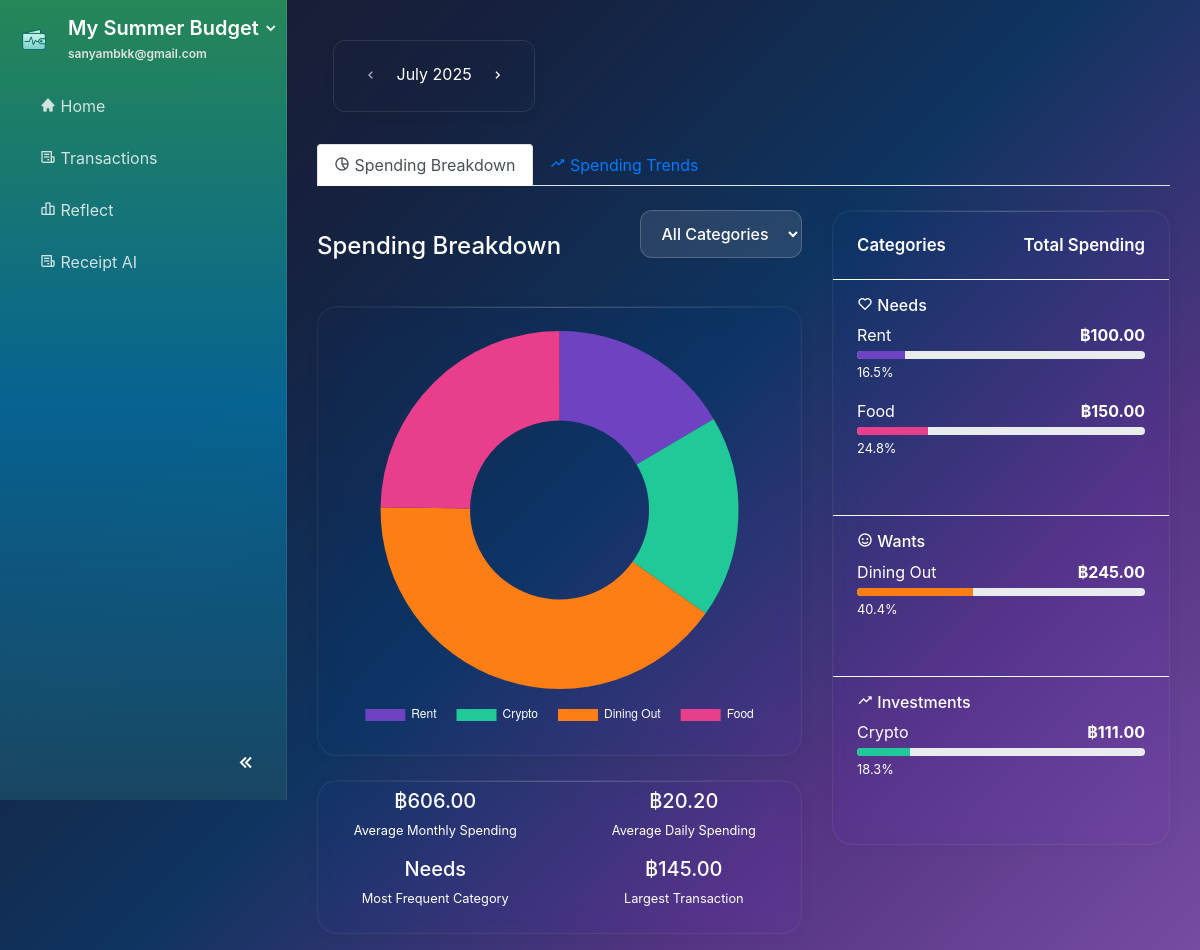
The page /reflect/2025/7 (signed in) on the database as committed earlier.
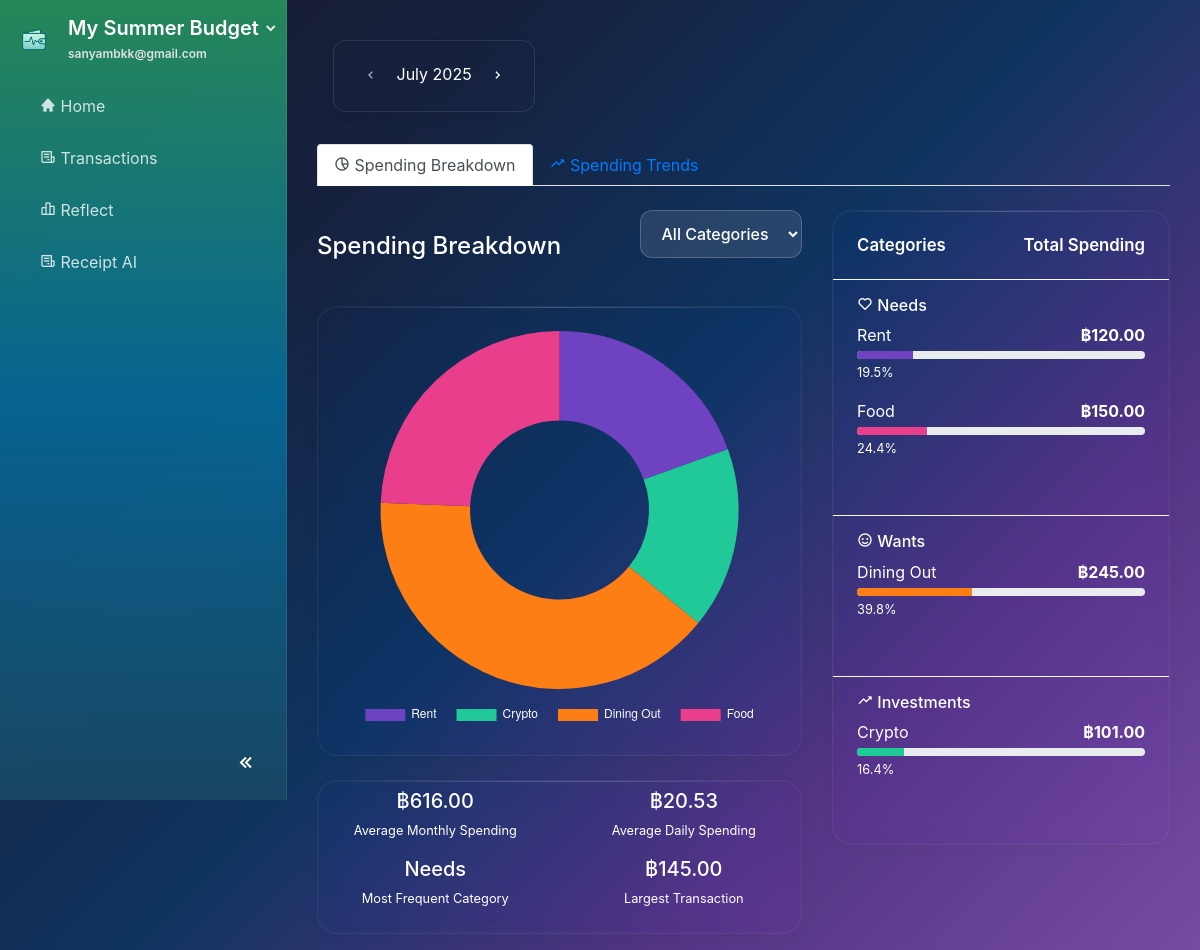
The same page on the database as committed later.
### website/models.py (models this page shows, shortened)
class BudgetCategory(db.Model):
    id = db.Column(db.Integer, primary_key=True)
    name = db.Column(db.String(100), nullable=False)
    icon = db.Column(db.String(50), default='bx-category')
    main_category = db.Column(db.String(50), nullable=False)  # 'needs', 'wants', 'bills', 'investments'
    assigned_amount = db.Column(db.Float, default=0.0)
    spent_amount = db.Column(db.Float, default=0.0)
    plan_id = db.Column(db.Integer, db.ForeignKey('plan.id'), nullable=False)
    created_date = db.Column(db.DateTime(timezone=True), default=func.now())
    plan = db.relationship('Plan', backref=db.backref('categories', lazy=True, cascade="all, delete-orphan"))
    transactions = db.relationship('Transaction', backref='category', lazy=True, cascade="all, delete-orphan")

### website/views.py (the view)
@views.route('/reflect/<int:year>/<int:month>')
@views.route('/reflect')
@login_required
def reflect(year=None, month=None):
    plan = current_user.active_plan
    if not plan:
        flash("No active plan found.", 'error')
        return redirect(url_for('views.home'))
    if year is None or month is None:
        today = datetime.now()
        year, month = today.year, today.month
    try:
        display_date = datetime(year, month, 1)
    except ValueError:
        today = datetime.now()
        year, month = today.year, today.month
        display_date = datetime(year, month, 1)
    display_month_str = display_date.strftime('%B')
    start_of_month = datetime(year, month, 1)
    end_of_month = start_of_month + timedelta(days=32)
    end_of_month = datetime(end_of_month.year, end_of_month.month, 1)
    transactions = db.session.query(Transaction).filter(
        Transaction.plan_id == plan.id,
        Transaction.transaction_date >= start_of_month,
        Transaction.transaction_date < end_of_month
    ).order_by(Transaction.transaction_date.desc()).all()
    months_with_data = set()
    for tx in transactions:
        month_key = tx.transaction_date.strftime('%Y-%m')
        months_with_data.add(month_key)
    sorted_months = sorted(list(months_with_data), reverse=True)
    month_options = []
    for month_key in sorted_months:
        year, month = month_key.split('-')
        month_name = datetime(int(year), int(month), 1).strftime('%b %Y')
        month_options.append({'value': month_key, 'display': month_name})
    current_month = sorted_months[0] if sorted_months else None
    spending_data = []
    grouped_spending = {'needs': [], 'wants': [], 'investments': []}
    total_spending = 0
    summary_stats = {
        'avg_monthly': 0,
        'avg_daily': 0,
        'most_frequent_category': 'None',
        'largest_transaction': 0
    }
    if current_month:
        year, month = current_month.split('-')
        start_of_month = datetime(int(year), int(month), 1)
        if int(month) == 12:
            end_of_month = datetime(int(year) + 1, 1, 1)
        else:
            end_of_month = datetime(int(year), int(month) + 1, 1)
        month_transactions = db.session.query(Transaction).filter(
            Transaction.plan_id == plan.id,
            Transaction.transaction_date >= start_of_month,
            Transaction.transaction_date < end_of_month
        ).all()
        category_totals = {}
        main_category_totals = {'needs': 0, 'wants': 0, 'investments': 0}
        for tx in month_transactions:
            category_name = tx.category.name
            main_cat = tx.category.main_category
            amount = abs(tx.amount)
            if category_name not in category_totals:
                category_totals[category_name] = {
                    'amount': 0,
                    'main_category': main_cat
                }
            category_totals[category_name]['amount'] += amount
            main_category_totals[main_cat] += amount
            total_spending += amount
        spending_data = [{
            'category': cat,
            'amount': data['amount']
        } for cat, data in category_totals.items()]
        colors = [
            '#6f42c1', '#20c997', '#fd7e14', '#e83e8c', '#6610f2',
            '#6f9bd1', '#28a745', '#ffc107', '#dc3545', '#17a2b8',
            '#f8f9fa', '#6c757d', '#343a40', '#007bff', '#6f42c1'
        ]
        color_index = 0
        for cat, data in category_totals.items():
            main_cat = data['main_category']
            percentage = (data['amount'] / total_spending * 100) if total_spending > 0 else 0
            grouped_spending[main_cat].append({
                'name': cat,
                'amount': data['amount'],
                'percentage': round(percentage, 1),
                'color': colors[color_index % len(colors)]
            })
            color_index += 1
        months_used = len(sorted_months)
        summary_stats['avg_monthly'] = total_spending / months_used if months_used > 0 else 0
        summary_stats['avg_daily'] = summary_stats['avg_monthly'] / 30
        if main_category_totals:
            most_frequent = max(main_category_totals, key=main_category_totals.get)
            summary_stats['most_frequent_category'] = most_frequent.title()
        all_transactions = db.session.query(Transaction).filter(
            Transaction.plan_id == plan.id
        ).all()
        if all_transactions:
            summary_stats['largest_transaction'] = max(abs(tx.amount) for tx in all_transactions)
        summary_stats['trend_direction'] = '↗ Increasing' if total_spending > 1500 else '↘ Decreasing'
        summary_stats['peak_day_amount'] = max(summary_stats['avg_daily'] * 2.5, 50)
    monthly_breakdown = []
    daily_spending_data = []
    daily_spending_by_category = {'needs': [], 'wants': [], 'investments': []}
    if sorted_months:
        month_totals = {}
        for month_key in sorted_months:
            year, month = month_key.split('-')
            start_of_month = datetime(int(year), int(month), 1)
            if int(month) == 12:
                end_of_month = datetime(int(year) + 1, 1, 1)
            else:
                end_of_month = datetime(int(year), int(month) + 1, 1)
            month_transactions = db.session.query(Transaction).filter(
                Transaction.plan_id == plan.id,
                Transaction.transaction_date >= start_of_month,
                Transaction.transaction_date < end_of_month
            ).all()
            month_total = sum(abs(tx.amount) for tx in month_transactions)
            month_name = datetime(int(year), int(month), 1).strftime('%b %Y')
            month_totals[month_key] = {'amount': month_total, 'name': month_name}
        total_all_months = sum(data['amount'] for data in month_totals.values())
        for month_key, data in month_totals.items():
            percentage = (data['amount'] / total_all_months * 100) if total_all_months > 0 else 0
            monthly_breakdown.append({
                'month_name': data['name'],
                'amount': data['amount'],
                'percentage': round(percentage, 1)
            })
    if current_month:
        year, month = current_month.split('-')
        start_of_month = datetime(int(year), int(month), 1)
        if int(month) == 12:
            end_of_month = datetime(int(year) + 1, 1, 1)
        else:
            end_of_month = datetime(int(year), int(month) + 1, 1)
        current_month_transactions = db.session.query(Transaction).filter(
            Transaction.plan_id == plan.id,
            Transaction.transaction_date >= start_of_month,
            Transaction.transaction_date < end_of_month
        ).all()
        daily_totals = {}
        for tx in current_month_transactions:
            day_key = tx.transaction_date.day
            if day_key not in daily_totals:
                daily_totals[day_key] = 0
            daily_totals[day_key] += abs(tx.amount)
        import calendar
        days_in_month = calendar.monthrange(int(year), int(month))[1]
        for day in range(1, days_in_month + 1):
            daily_spending_data.append({
                'day': day,
                'amount': daily_totals.get(day, 0)
            })
        daily_spending_by_category = {'needs': [], 'wants': [], 'investments': []}
        for category in ['needs', 'wants', 'investments']:
            category_daily_totals = {}
            category_transactions = [tx for tx in current_month_transactions
                                   if tx.category.main_category == category]
            for tx in category_transactions:
                day_key = tx.transaction_date.day
                if day_key not in category_daily_totals:
                    category_daily_totals[day_key] = 0
                category_daily_totals[day_key] += abs(tx.amount)
            for day in range(1, days_in_month + 1):
                daily_spending_by_category[category].append({
                    'day': day,
                    'amount': category_daily_totals.get(day, 0)
                })
    from dateutil.relativedelta import relativedelta
    prev_month_date = display_date - relativedelta(months=1)
    next_month_date = display_date + relativedelta(months=1)
    user_join_date = current_user.date_created or datetime.now()
    is_first_month = (display_date.year == user_join_date.year and display_date.month == user_join_date.month)
    can_go_prev = not is_first_month
    can_go_next = True  # Allow future months for analysis
    return render_template('reflect.html',
                         month_options=month_options,
                         current_month=current_month,
                         spending_data=spending_data,
                         grouped_spending=grouped_spending,
                         total_spending=total_spending,
                         summary_stats=summary_stats,
                         monthly_breakdown=monthly_breakdown,
                         daily_spending_data=daily_spending_data,
                         daily_spending_by_category=daily_spending_by_category,
                         current_month_display=display_month_str,
                         current_month_num=month,
                         current_year=year,
                         prev_month=prev_month_date.month,
                         prev_year=prev_month_date.year,
                         next_month=next_month_date.month,
                         next_year=next_month_date.year,
                         can_go_prev=can_go_prev,
                         can_go_next=can_go_next)

### website/templates/reflect.html (shortened to what the changed rows need)
{% extends "base.html" %}
{% block content %}
<div class="container-fluid pb-3 mt-4" style="min-height: 100vh;">
    <div class="tab-content" id="reflectTabContent">
        <div class="tab-pane fade show active" id="spending-breakdown" role="tabpanel" aria-labelledby="spending-breakdown-tab">
            <div class="row">
                <div class="col-lg-7">
                    <div class="card glass p-4">
                        <div class="d-flex justify-content-center">
                            {% if spending_data %}
                            <canvas id="spendingPieChart" width="400" height="400"></canvas>
                            {% else %}
                            <div class="text-center py-5">
                                <h5 class="text-muted">No spending data available</h5>
                                <p class="text-muted">Add some transactions to see your spending breakdown</p>
                            </div>
                            {% endif %}
                        </div>
                    </div>
                    <div class="card glass p-2 mt-4">
                        <div class="row g-2">
                            <div class="col-md-6 mb-3">
                                <div class="text-center">
                                    <h5 class="text-primary mb-1">฿{{ "%.2f"|format(summary_stats.avg_monthly) }}</h5>
                                    <small class="text-muted">Average Monthly Spending</small>
                                </div>
                            </div>
                            <div class="col-md-6 mb-3">
                                <div class="text-center">
                                    <h5 class="text-info mb-1">฿{{ "%.2f"|format(summary_stats.avg_daily) }}</h5>
                                    <small class="text-muted">Average Daily Spending</small>
                                </div>
                            </div>
                        </div>
                    </div>
                </div>
                <div class="col-lg-5">
                    <div class="card glass p-4">
                        <div class="mb-4 needs-section category-section">
                            {% if grouped_spending.needs %}
                                {% for item in grouped_spending.needs %}
                                <div class="mb-3">
                                    <div class="d-flex justify-content-between align-items-center mb-1">
                                        <span class="text-white">{{ item.name }}</span>
                                        <span class="text-white font-weight-bold">฿{{ "%.2f"|format(item.amount) }}</span>
                                    </div>
                                    <div class="progress" style="height: 8px;">
                                        <div class="progress-bar" role="progressbar" style="width: {{ item.percentage }}%; background-color: {{ item.color }};" aria-valuenow="{{ item.percentage }}" aria-valuemin="0" aria-valuemax="100"></div>
                                    </div>
                                    <small class="text-muted">{{ item.percentage }}%</small>
                                </div>
                                {% endfor %}
                            {% else %}
                                <p class="text-muted small">None</p>
                            {% endif %}
                        </div>
                        <div class="mb-4 wants-section category-section">
                            {% if grouped_spending.wants %}
                                {% for item in grouped_spending.wants %}
                                <div class="mb-3">
                                    <div class="d-flex justify-content-between align-items-center mb-1">
                                        <span class="text-white">{{ item.name }}</span>
                                        <span class="text-white font-weight-bold">฿{{ "%.2f"|format(item.amount) }}</span>
                                    </div>
                                    <div class="progress" style="height: 8px;">
                                        <div class="progress-bar" role="progressbar" style="width: {{ item.percentage }}%; background-color: {{ item.color }};" aria-valuenow="{{ item.percentage }}" aria-valuemin="0" aria-valuemax="100"></div>
                                    </div>
                                    <small class="text-muted">{{ item.percentage }}%</small>
                                </div>
                                {% endfor %}
                            {% else %}
                                <p class="text-muted small">None</p>
                            {% endif %}
                        </div>
                        <div class="mb-4 investments-section category-section">
                            {% if grouped_spending.investments %}
                                {% for item in grouped_spending.investments %}
                                <div class="mb-3">
                                    <div class="d-flex justify-content-between align-items-center mb-1">
                                        <span class="text-white">{{ item.name }}</span>
                                        <span class="text-white font-weight-bold">฿{{ "%.2f"|format(item.amount) }}</span>
                                    </div>
                                    <div class="progress" style="height: 8px;">
                                        <div class="progress-bar" role="progressbar" style="width: {{ item.percentage }}%; background-color: {{ item.color }};" aria-valuenow="{{ item.percentage }}" aria-valuemin="0" aria-valuemax="100"></div>
                                    </div>
                                    <small class="text-muted">{{ item.percentage }}%</small>
                                </div>
                                {% endfor %}
                            {% else %}
                                <p class="text-muted small">None</p>
                            {% endif %}
                        </div>
                    </div>
                </div>
            </div>
        </div>
    </div>
</div>
{% endblock %}

Rows that differ between the two databases and show on the page:
changed BudgetCategory "Rent": amount "100.00" → "120.00"; {{ item.percentage }} 16.5 → 19.5 (drawn); percentage "16.5" → "19.5"
changed BudgetCategory "Food": {{ item.percentage }} 24.8 → 24.4 (drawn); percentage "24.8" → "24.4"
changed BudgetCategory "Dining Out": {{ item.percentage }} 40.4 → 39.8 (drawn); percentage "40.4" → "39.8"
changed BudgetCategory "Crypto": amount "111.00" → "101.00"; {{ item.percentage }} 18.3 → 16.4 (drawn); percentage "18.3" → "16.4"
Other text that changed with them:
chart data {{ spending_data | tojson }}: [{"amount": 100.0, "category": "Rent"}, {"amount": 111.0, "category": "Crypto"}, {"amount": 245.0, "category": "Dining Out"}, {"amount": 150.0, "category": "Food"}] → [{"amount": 120.0, "category": "Rent"}, {"amount": 101.0, "category": "Crypto"}, {"amount": 245.0, "category": "Dining Out"}, {"amount": 150.0, "category": "Food"}]
{{ "%.2f"|format(summary_stats.avg_monthly) }}: "606.00" → "616.00"
{{ "%.2f"|format(summary_stats.avg_daily) }}: "20.20" → "20.53"
